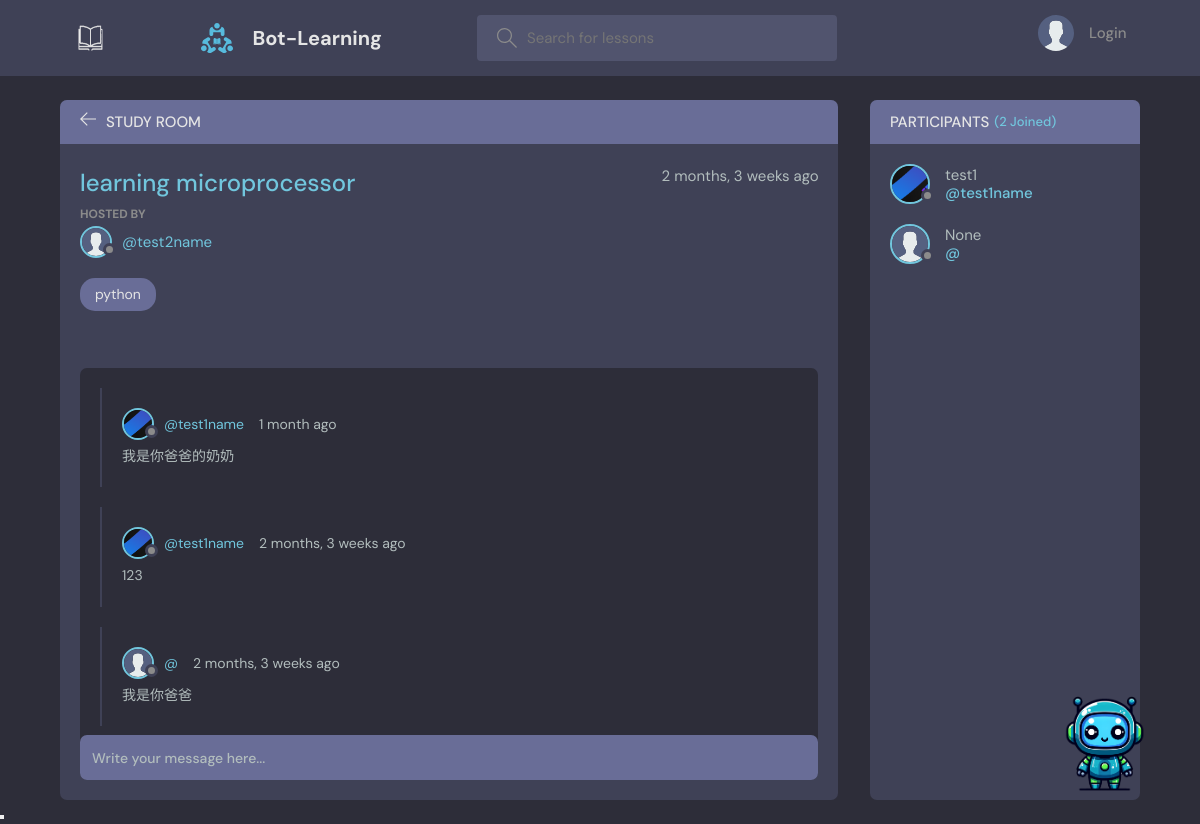
Page /room/3/ on the committed database.
### base/models.py (models this page shows, shortened)
class Room(models.Model):
    host = models.ForeignKey(User, on_delete=models.SET_NULL, null=True)
    topic = models.ForeignKey(Topic, on_delete=models.SET_NULL, null=True)
    name = models.CharField(max_length=200)
    description = models.TextField(null=True, blank=True)
    participants = models.ManyToManyField(
        User, related_name='participants', blank=True)
    updated = models.DateTimeField(auto_now=True)
    created = models.DateTimeField(auto_now_add=True)
    class Meta:
        ordering = ['-updated', '-created']

class User(AbstractUser):
    name = models.CharField(max_length=200, null=True)
    email = models.EmailField(unique=True, null=True)
    bio = models.TextField(null=True)
    avatar = models.ImageField(null=True, default="avatar.svg")
    objects = CustomUserManager()
    USERNAME_FIELD = 'email'
    REQUIRED_FIELDS = []

class Topic(models.Model):
    name = models.CharField(max_length=200)
    def __str__(self):
        return self.name

class Message(models.Model):
    user = models.ForeignKey(User, on_delete=models.CASCADE)
    room = models.ForeignKey(Room, on_delete=models.CASCADE)
    body = models.TextField()
    updated = models.DateTimeField(auto_now=True)
    created = models.DateTimeField(auto_now_add=True)
    class Meta:
        ordering = ['-updated', '-created']

### base/views.py (the view, shortened to what this page needs)
# urls.py: path('room/<str:pk>/', views.room, name="room"),
def room(request, pk):
    room = Room.objects.get(id=pk)
    room_messages = room.message_set.all()
    participants = room.participants.all()
    context = {'room': room, 'room_messages': room_messages,
               'participants': participants}
    return render(request, 'base/room.html', context)

### base/templates/base/room.html (shortened to what this page needs)
{% extends 'main.html' %}
{% block content %}
<main class="profile-page layout layout--2">
  <div class="container">
    <div class="room">
      <div class="room__top">
        <div class="room__topLeft">
          <a href="{% url 'home' %}">
            <svg version="1.1" xmlns="http://www.w3.org/2000/svg" width="32" height="32" viewBox="0 0 32 32">
              <title>arrow-left</title>
              <path
                d="M13.723 2.286l-13.723 13.714 13.719 13.714 1.616-1.611-10.96-10.96h27.625v-2.286h-27.625l10.965-10.965-1.616-1.607z">
              </path>
            </svg>
          </a>
          <h3>Study Room</h3>
        </div>
      </div>
      <div class="room__box scroll">
        <div class="room__header scroll">
          <div class="room__info">
            <h3>{{room.name}}</h3>
            <span>{{room.created|timesince}} ago</span>
          </div>
          <div class="room__hosted">
            <p>Hosted By</p>
            <a href="{% url 'user-profile' room.host.id %}" class="room__author">
              <div class="avatar avatar--small">
                <img src="{{room.host.avatar.url}}" />
              </div>
              <span>@{{room.host.username}}</span>
            </a>
          </div>
          <span class="room__topics">{{room.topic}}</span>
        </div>
        <div class="room__conversation">
          <div class="threads scroll">
            {% for message in room_messages %}
            <div class="thread">
              <div class="thread__top">
                <div class="thread__author">
                  <a href="{% url 'user-profile' message.user.id %}" class="thread__authorInfo">
                    <div class="avatar avatar--small">
                      <img src="{{message.user.avatar.url}}" />
                    </div>
                    <span>@{{message.user.username}}</span>
                  </a>
                  <span class="thread__date">{{message.created|timesince}} ago</span>
                </div>
              </div>
              <div class="thread__details">
                {{message.body}}
              </div>
            </div>
            {% endfor %}
          </div>
        </div>
      </div>
      <div class="room__message">
        <form action="" method="POST">
          <input name="body" placeholder="Write your message here..." />
        </form>
      </div>
    </div>
    <div class="participants">
      <h3 class="participants__top">Participants <span>({{participants.count}} Joined)</span></h3>
      <div class="participants__list scroll">
        {% for user in participants %}
        <a href="{%  url 'user-profile' user.id %}" class="participant">
          <div class="avatar avatar--medium">
            <img src="{{user.avatar.url}}" />
          </div>
          <p>
            {{user.name}}
            <span>@{{user.username}}</span>
          </p>
        </a>
        {% endfor %}
      </div>
    </div>
  </div>
</main>
{% endblock content %}

### chat_app/templates/chat_app/chat_app_main.html (style rules this page uses)
:root { --fadeIn_fadeOut_transition_speed: 300ms; }

### rows in the picture
Room: name "learning microprocessor", created "2 months, 3 weeks", host.avatar (placeholder picture), host.username "test2name", topic "python"
Message: user.avatar (picture), user.username "test1name", created "1 month", body "我是你爸爸的奶奶"
Message: user.avatar (picture), user.username "test1name", created "2 months, 3 weeks", body "123"
Message: user.avatar (placeholder picture), created "2 months, 3 weeks", body "我是你爸爸"
User: avatar (picture), name "test1", username "test1name"
User: avatar (placeholder picture), name "None"

### other values in the picture
{{ participants.count }} "2"
